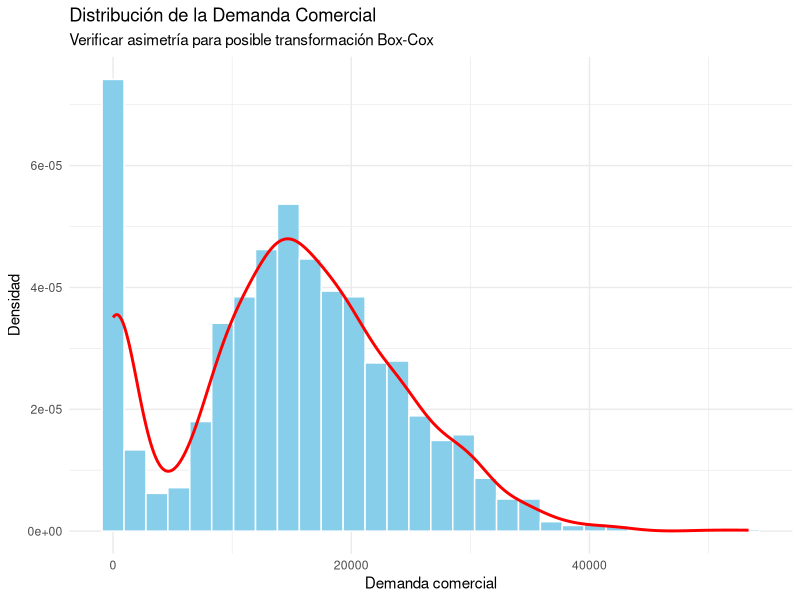
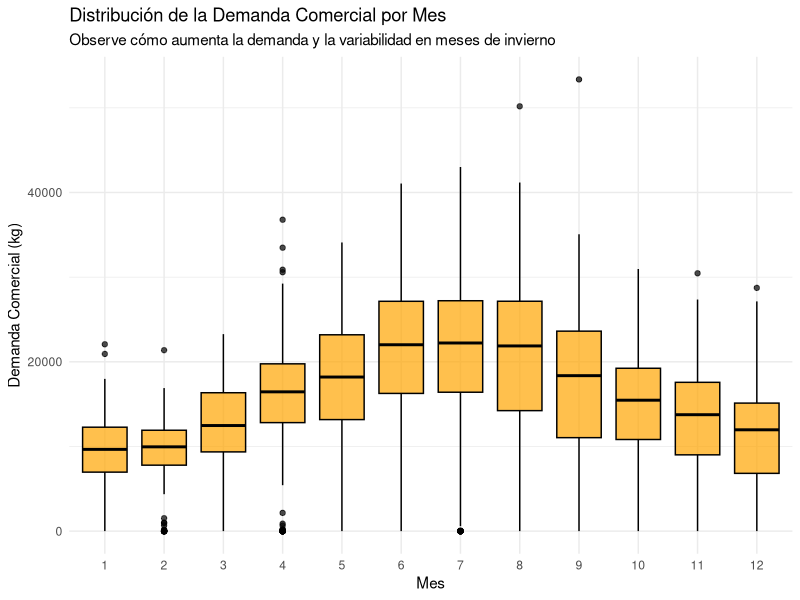
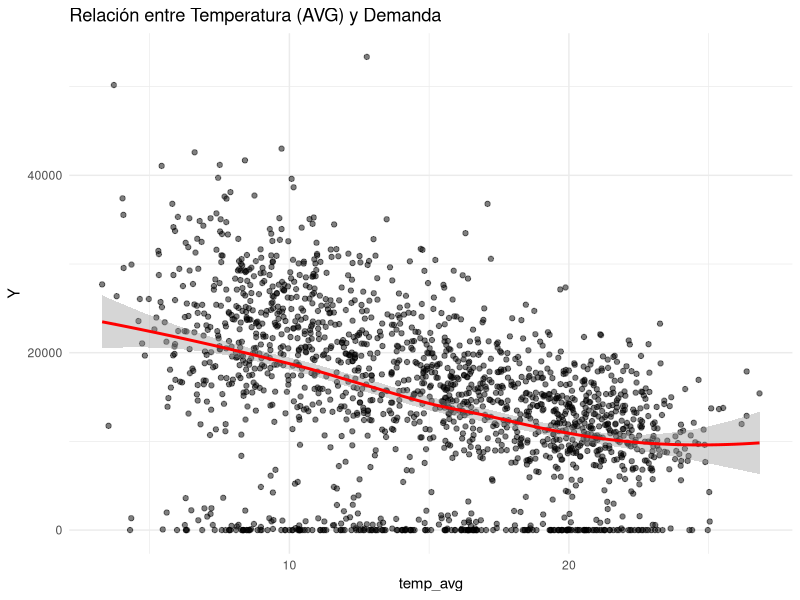
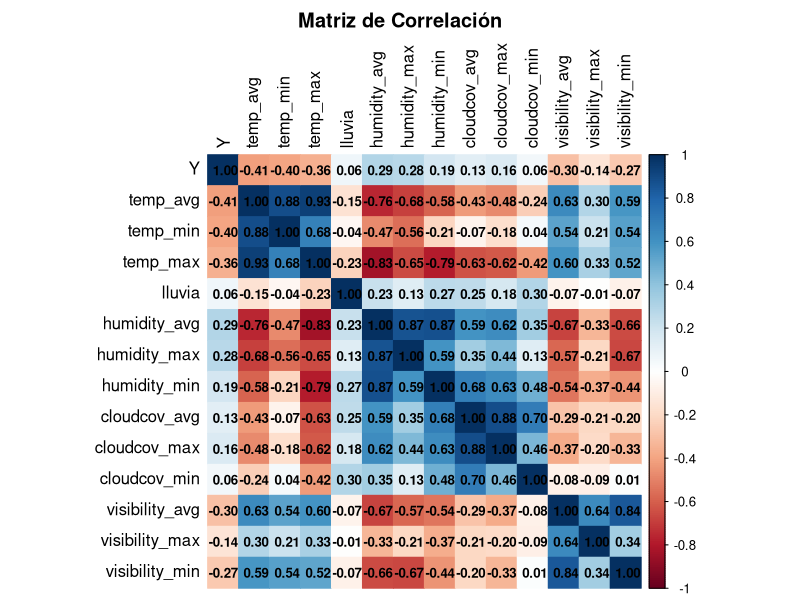
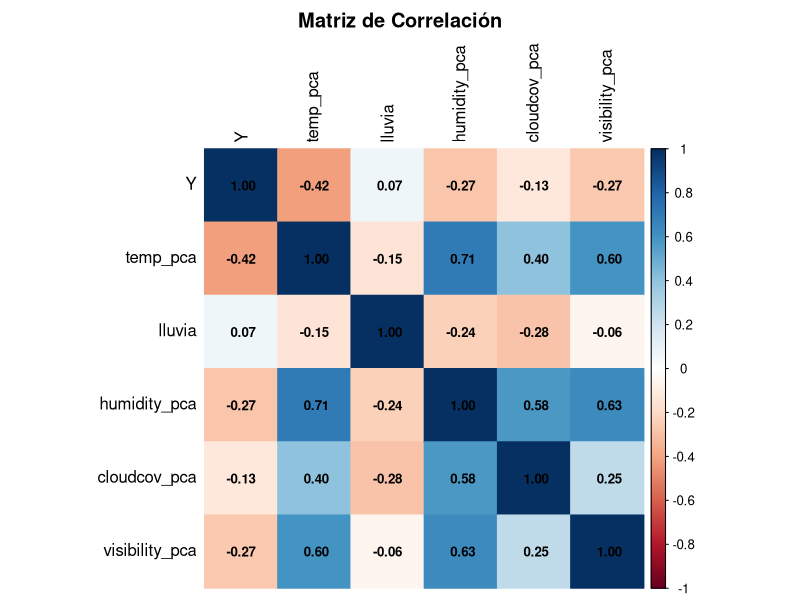
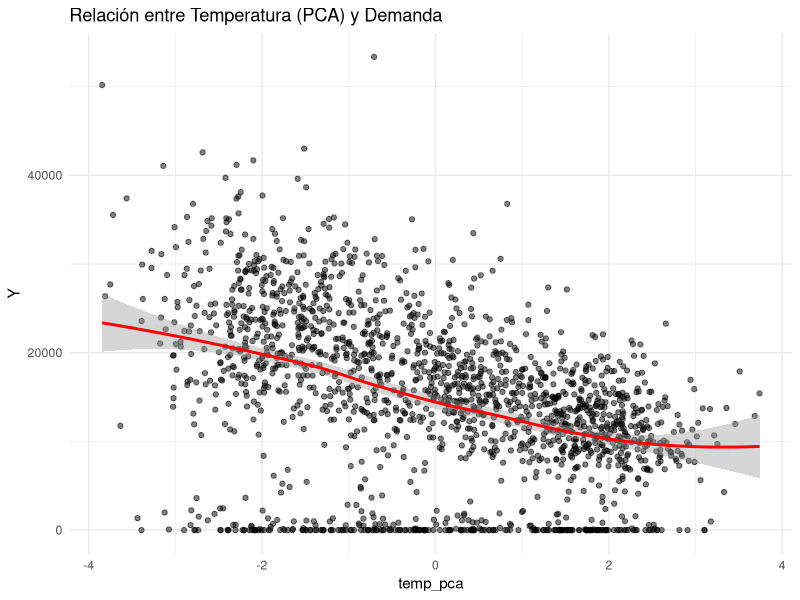

Reproduce these figures in R, in order. (Note: this script raises an error after producing the figures.)
library(dplyr)
library(corrplot)
library(MASS) 
library(lmtest) 
library(forecast)
library(sandwich)
library(lubridate)
library(ggplot2)
library(readxl)
library(car)

data <- read_excel("Tarea_2_2025_02.xlsx")
data$date <- as.Date(data$date, format="%Y-%m-%d")
head(data)

data_2019 <- read_excel("Tarea_2_2025_02.xlsx", sheet = 2)
data_2019$date <- as.Date(data_2019$date, format="%Y-%m-%d")
head(data_2019)

# Variable a predecir sera "comercial"
set.seed(123)

#sacar granel e industrial 
df_final <- data %>%
  dplyr::select(-granel, -industrial)
colnames(df_final)[colnames(df_final) == "comercial"] <- "Y"


# Lista completa de feriados (Fijos y Móviles aproximados para Chile 2013-2019)
feriados_completa <- as.Date(c(
  "2013-01-01", "2013-03-29", "2013-05-01", "2013-05-21", "2013-06-29", "2013-07-16", "2013-08-15", "2013-09-18", "2013-09-19", "2013-09-20", "2013-10-12", "2013-10-31", "2013-11-01", "2013-12-08", "2013-12-25",
  "2014-01-01", "2014-04-18", "2014-05-01", "2014-05-21", "2014-06-29", "2014-07-16", "2014-08-15", "2014-09-18", "2014-09-19", "2014-10-31", "2014-11-01", "2014-12-08", "2014-12-25",
  "2015-01-01", "2015-04-03", "2015-05-01", "2015-05-21", "2015-06-29", "2015-07-16", "2015-08-15", "2015-09-18", "2015-09-19", "2015-10-12", "2015-10-31", "2015-11-01", "2015-12-08", "2015-12-25",
  "2016-01-01", "2016-03-25", "2016-05-01", "2016-05-21", "2016-06-27", "2016-07-16", "2016-08-15", "2016-09-19", "2016-10-10", "2016-10-31", "2016-11-01", "2016-12-08", "2016-12-25",
  "2017-01-01", "2017-04-14", "2017-04-19", "2017-05-01", "2017-05-21", "2017-06-26", "2017-07-16", "2017-08-15", "2017-09-18", "2017-09-19", "2017-10-09", "2017-10-27", "2017-11-01", "2017-12-08", "2017-12-25",
  "2018-01-01", "2018-03-30", "2018-05-01", "2018-05-21", "2018-07-02", "2018-07-16", "2018-08-15", "2018-09-17", "2018-09-18", "2018-09-19", "2018-10-15", "2018-11-01", "2018-11-02", "2018-12-08", "2018-12-25",
  "2019-01-01", "2019-04-19", "2019-05-01", "2019-05-21", "2019-06-29", "2019-07-16", "2019-08-15", "2019-09-18", "2019-09-19", "2019-09-20", "2019-10-12", "2019-10-31", "2019-11-01", "2019-12-08", "2019-12-25"
))

df_final <- df_final %>%
  mutate(es_feriado = ifelse(date %in% feriados_completa, 1, 0))
table(df_final$es_feriado) 
df_final$dia_semana <- wday(df_final$date, label = TRUE, abbr = FALSE)

data_2019 <- data_2019 %>%
  dplyr::select(-granel, -industrial)
colnames(data_2019)[colnames(data_2019) == "comercial"] <- "Y"
data_2019 <- data_2019 %>%
  mutate(es_feriado = ifelse(date %in% feriados_completa, 1, 0))
data_2019$dia_semana <- wday(data_2019$date, label = TRUE, abbr = FALSE)

# div train test 80% y 20%
train_indices <- sample(1:nrow(df_final), size = 0.8 * nrow(df_final))
train_data <- df_final[train_indices, ]
test_data <- df_final[-train_indices, ]


#############################
### Analisis exploratorio ###
#############################

sd_Y <- sd(train_data$Y, na.rm = TRUE)
sd_Y

# Dsitribución de la variable Y
g2 <- ggplot(train_data, aes(x = Y)) +
  geom_histogram(aes(y = ..density..), bins = 30, fill = "skyblue", color = "white") +
  geom_density(color = "red", size = 1) +
  labs(title = "Distribución de la Demanda Comercial",
       subtitle = "Verificar asimetría para posible transformación Box-Cox",
       x = "Demanda comercial", y = "Densidad") +
  theme_minimal()
print(g2)

# Demanda por mes (se pueden ver muchos outliers, probables feriados)
g_boxplot <- ggplot(train_data, aes(x = factor(month), y = Y)) +
  geom_boxplot(fill = "orange", color = "black", alpha = 0.7) +
  labs(title = "Distribución de la Demanda Comercial por Mes",
       subtitle = "Observe cómo aumenta la demanda y la variabilidad en meses de invierno",
       x = "Mes",
       y = "Demanda Comercial (kg)") +
  theme_minimal()
print(g_boxplot)  

# Relación Y vs temp_avg
ggplot(train_data, aes(x = temp_avg, y = Y)) +
  geom_point(alpha = 0.5) +
  geom_smooth(method = "loess", color = "red") +
  labs(title = "Relación entre Temperatura (AVG) y Demanda") +
  theme_minimal()

#correlación entre variables numéricas
vars_correlacion <- df_final %>%
  dplyr::select(Y, 
                temp_avg, temp_min, temp_max, 
                lluvia, 
                humidity_avg, humidity_max, humidity_min, 
                cloudcov_avg, cloudcov_max, cloudcov_min, 
                visibility_avg, visibility_max, visibility_min)
matriz_cor <- cor(vars_correlacion, use = "complete.obs")
cor_ordenada <- sort(matriz_cor["Y", ], decreasing = FALSE) 
corrplot::corrplot(matriz_cor, type = "full", method = "color",
                   tl.col = "black",
                   title = "Matriz de Correlación", mar = c(0,0,2,0),
                   addCoef.col = "black",  
                   number.cex = 0.8)
# las var de temp, humi, cloud y vis tienen correalción muy alta entre ellas 
#(avg, max, min) por ende aplicare PCA para cada una

######################################
## PCA para variables de temperatura##
######################################
temps <- train_data %>% dplyr::select(temp_avg, temp_max, temp_min)
pca_temp <- prcomp(temps, scale. = TRUE)
train_data$temp_pca <- pca_temp$x[, 1] #Valores ALTOS de temp_pca significan FRÍO
train_data <- train_data %>% dplyr::select(-temp_avg, -temp_max, -temp_min)
pca_temp$rotation

####################################
## PCA para variables de humidity ##
####################################
humi <- train_data %>% dplyr::select(humidity_avg, humidity_max, humidity_min)
pca_humi <- prcomp(humi, scale. = TRUE)
train_data$humidity_pca <- pca_humi$x[, 1]
train_data <- train_data %>% dplyr::select(-humidity_avg, -humidity_max, -humidity_min)

####################################
## PCA para variables de cloudcov ##
####################################
cloud <- train_data %>% dplyr::select(cloudcov_avg, cloudcov_max, cloudcov_min)
pca_cloud <- prcomp(cloud, scale. = TRUE)
train_data$cloudcov_pca <- pca_cloud$x[, 1]
train_data <- train_data %>% dplyr::select(-cloudcov_avg, -cloudcov_max, -cloudcov_min)

######################################
## PCA para variables de visibility ##
######################################
visib <- train_data %>% dplyr::select(visibility_avg, visibility_max, visibility_min)
# Hay 6 nan, los cambio por el promedio de visibilidad
visib <- visib %>%
  mutate(across(everything(), ~ ifelse(is.na(.), mean(., na.rm = TRUE), .)))
pca_visib <- prcomp(visib, scale. = TRUE)
train_data$visibility_pca <- pca_visib$x[, 1]
train_data <- train_data %>% dplyr::select(-visibility_avg, -visibility_max, -visibility_min)



# Verificamos la nueva matriz de correlaciones
vars_correlacion <- train_data %>%
  dplyr::select(Y, 
                temp_pca, 
                lluvia,
                humidity_pca,
                cloudcov_pca,
                visibility_pca)
matriz_cor <- cor(vars_correlacion, use = "complete.obs")
cor_ordenada <- sort(matriz_cor["Y", ], decreasing = FALSE) 
corrplot::corrplot(matriz_cor, type = "full", method = "color",
                   tl.col = "black",
                   title = "Matriz de Correlación", mar = c(0,0,2,0),
                   addCoef.col = "black",  
                   number.cex = 0.8) 
names(train_data) # no elimine las columnas originales de temp, humi, cloud y visib por que dsp hay que uyilizar back o fordward

# Relación Y vs temp_pca
ggplot(train_data, aes(x = temp_pca, y = Y)) +
  geom_point(alpha = 0.5) +
  geom_smooth(method = "loess", color = "red") +
  labs(title = "Relación entre Temperatura (PCA) y Demanda") +
  theme_minimal()


##############################
### Transformación Box-Cox ### 
##############################

#Tomare los regresores a los que le les aplico pca, ya que no afecta en significancia el valor de lambda

# Box-Cox solo admite valores positivos, por lo que sumamos 1 a Y
train_data$Y_adj <- train_data$Y + 1
mod_base <- lm(Y_adj ~ temp_pca + lluvia + humidity_pca  + visibility_pca + cloudcov_pca + es_feriado+factor(month) + factor(dia_semana), 
               data = train_data)

# Encontrar lambda óptimo
lambdas <- MASS::boxcox(mod_base, lambda = seq(0.3, 0.5, 0.001), plotit = TRUE)
lambda_optimo <- lambdas$x[lambdas$y == max(lambdas$y)]
lambda_optimo
lambda_elegido <- lambda_optimo

# Transformamos Y_adj 
train_data$Y_trans <- forecast::BoxCox(train_data$Y_adj, lambda = lambda_elegido)

# Ajustamos el modelo final con la Y transformada
modelo_final <- lm(Y_trans ~ temp_pca + lluvia + humidity_pca + visibility_pca+ cloudcov_pca + es_feriado + factor(month)+ factor(dia_semana), 
                   data = train_data)

#Visualizar la mejora 
par(mfrow=c(1,2))
hist(train_data$Y, main="Original (Asimétrica)", col="gray", border="white", xlab="Demanda")
hist(train_data$Y_trans, main="Transformada Box-Cox (Más Normal)", col="green", border="white", xlab="Demanda Transformada")

qqPlot(mod_base$residuals, 
       main="QQ-Plot de los residuos (Datos Originales)")
qqPlot(modelo_final$residuals, 
       main="QQ-Plot de los residuos (Datos Transformados)") 
par(mfrow=c(1,1))


# Verificar residuos

par(mfrow = c(2, 2))
plot(mod_base, main = "Diagnósticos del Modelo Base")
plot(modelo_final, main = "Diagnósticos del Modelo Final")
par(mfrow = c(1, 1))

# Homocedasticidad (Breusch-Pagan)
# Hipótesis Nula (H0): Varianza constante (Homocedasticidad)
# Si p-value < 0.05, RECHAZAMOS H0 -> Hay Heterocedasticidad

bp_test <- bptest(modelo_final)
print(bp_test) # es MUY pequeño -> hay heterocedasticidad
bp_test$p.value


###########################################
## Construcción y comparación de modelos ##
###########################################

# CONSTRUCCIÓN DE MODELOS: MÉTODO FORWARD (con backward da lo mismo)

modelo_nulo <- lm(Y_trans ~ 1, data = train_data)
modelo_completo <- lm(Y_trans ~ temp_pca + humidity_pca + visibility_pca + 
                        cloudcov_pca + lluvia + es_feriado +
                        factor(month) + factor(dia_semana), 
                      data = train_data)

#AIC forward -> Y_trans ~ factor(dia_semana) + factor(month) + temp_pca + cloudcov_pca
candidato_aic_f <- step(modelo_nulo, 
                      scope = list(lower = modelo_nulo, upper = modelo_completo),
                      direction = "forward",
                      trace = 0) # Pon trace=1 si quieres ver el "bucle" paso a paso

#BIC forward -> Y_trans ~ factor(dia_semana) + factor(month)
n <- nrow(train_data)
candidato_bic_f <- step(modelo_nulo, 
                      scope = list(lower = modelo_nulo, upper = modelo_completo),
                      direction = "forward",
                      k = log(n), # Esto activa la fórmula del BIC
                      trace = 0)

summary(candidato_aic_f) # Y_trans ~ factor(dia_semana) + factor(month) + es_feriado + temp_pca
summary(candidato_bic_f) # Y_trans ~ factor(dia_semana) + es_feriado + factor(month) + temp_pca

tabla_comparativa <- data.frame(
  Modelo = c("Forward AIC", "Forward BIC"),
  Variables_Num = c(length(coef(candidato_aic_f))-1, length(coef(candidato_bic_f))-1),
  R2_Ajustado = c(summary(candidato_aic_f)$adj.r.squared, summary(candidato_bic_f)$adj.r.squared),
  AIC = c(AIC(candidato_aic_f), AIC(candidato_bic_f)),
  BIC = c(BIC(candidato_aic_f), BIC(candidato_bic_f))
)
print(tabla_comparativa)

# Comparación test F 
# Comparación estadística
anova(candidato_aic_f, candidato_bic_f) # nos quedamos con el modelo AIC, el aporte es significativo con Pr(>F) = 0.02389 < 0.05

modelo_elegido <- candidato_bic_f

par(mfrow = c(2, 2))
plot(modelo_elegido, main = "Diagnósticos Modelo elegido")
par(mfrow = c(1, 1))

bp_test <- bptest(modelo_elegido)
print(bp_test)
bp_test$p.value 

cat("\n--- COEFICIENTES ROBUSTOS (HC3) ---\n")
# Esto ajusta los "Std. Error" y los "p-values"
modelo_robusto <- coeftest(modelo_elegido, vcov = vcovHC(modelo_elegido, type = "HC3"))
print(modelo_robusto)



##########
## TEST ##
##########

# Temperatura
temps_test <- test_data %>% dplyr::select(temp_avg, temp_max, temp_min)
test_data$temp_pca <- predict(pca_temp, newdata = temps_test)[, 1]

# Humedad
humi_test <- test_data %>% dplyr::select(humidity_avg, humidity_max, humidity_min)
test_data$humidity_pca <- predict(pca_humi, newdata = humi_test)[, 1]

# Nubosidad
cloud_test <- test_data %>% dplyr::select(cloudcov_avg, cloudcov_max, cloudcov_min)
test_data$cloudcov_pca <- predict(pca_cloud, newdata = cloud_test)[, 1]

# Visibilidad (usar MISMA estrategia de imputación)
visib_test <- test_data %>% dplyr::select(visibility_avg, visibility_max, visibility_min)
media_train <- mean(unlist(visib), na.rm = TRUE)
visib_test <- visib_test %>%
  mutate(across(everything(), ~ ifelse(is.na(.), media_train, .)))
test_data$visibility_pca <- predict(pca_visib, newdata = visib_test)[, 1]

test_data$dia_semana <- lubridate::wday(test_data$date, label = TRUE, abbr = FALSE)



pred_trans <- predict(modelo_elegido, newdata = test_data)
pred_final <- InvBoxCox(pred_trans, lambda = lambda_elegido) - 1
pred_final[pred_final < 0] <- 0

actual <- test_data$Y
pred_final <- InvBoxCox(pred_trans, lambda = lambda_elegido) - 1
pred_final[pred_final < 0] <- 0

indices_validos <- which(actual > 0) 
actual_limpio <- actual[indices_validos]
pred_clean <- pred_final[indices_validos]

mape <- mean(abs((actual_limpio - pred_clean) / actual_limpio)) * 100
rmse <- sqrt(mean((actual - pred_final)^2))
 
cat("\n--- Desempeño en Test ---\n")
cat("MAPE (Error Porcentual):", round(mape, 2), "%\n")
cat("RMSE (Error Cuadrático):", round(rmse, 2), "kg\n")
df_plot <- data.frame(
  Fecha = test_data$date,
  Real = actual,
  Predicho = pred_final
)

ggplot(df_plot, aes(x = Fecha)) +
  geom_line(aes(y = Real, color = "Real"), size = 0.8, alpha = 0.7) +
  geom_line(aes(y = Predicho, color = "Predicho"), size = 0.8, alpha = 0.7) +
  labs(title = "Predicción Demanda Comercial datos test",
       subtitle = paste("MAPE:", round(mape, 2), "% - RMSE:", round(rmse, 0)),
       y = "Demanda (kg)", x = "Fecha") +
  scale_color_manual(values = c("Real" = "black", "Predicho" = "red")) +
  theme_minimal() + 
  theme(
    legend.position = "bottom",      # Leyenda abajo para no tapar el gráfico
    plot.title = element_text(face = "bold", size = 14),
    plot.subtitle = element_text(color = "gray40")
  )
